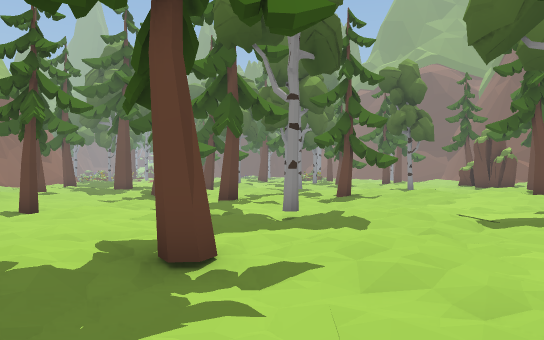
view 1 (above)

19 first-person views from a walk through a 3-D level made in the Unity game engine. The camera is 1.5 m above the floor, looks level and sees 70° across. The floor is counted in squares, 2 m on a side. Each view is taken from the middle of a square. On the plan, view 1 faces up. The plan holds only what a view shows up to about 12 squares ahead; the rest is blank. The place goes on beyond the plan. The player character is not drawn. Some animated figures are left out.

view 2
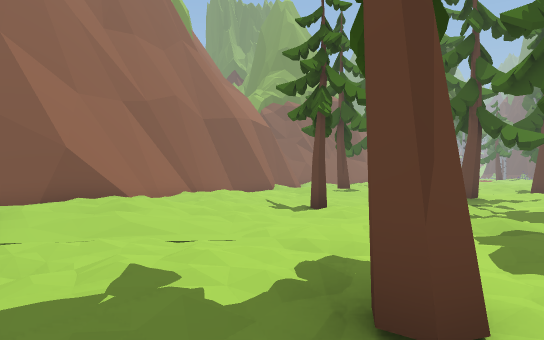

view 3
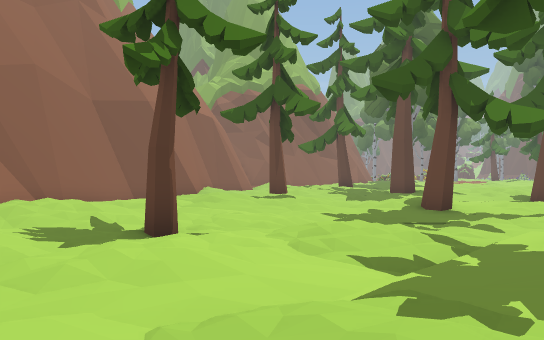

view 4
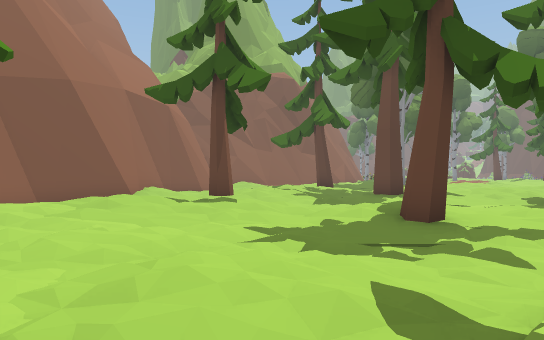

view 5
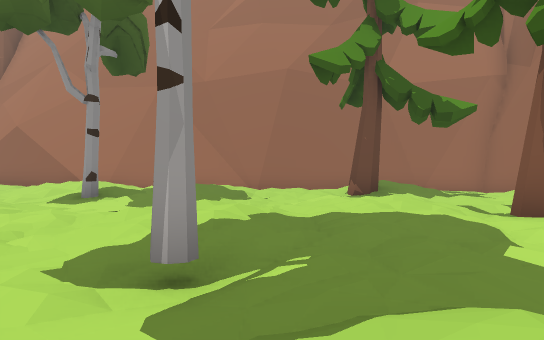

view 6
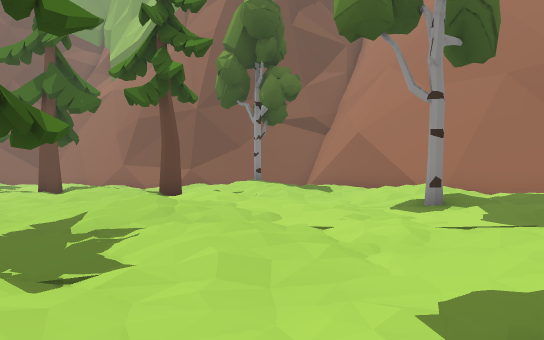

view 7
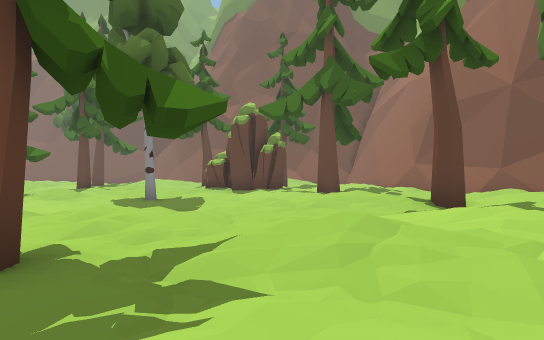

view 8
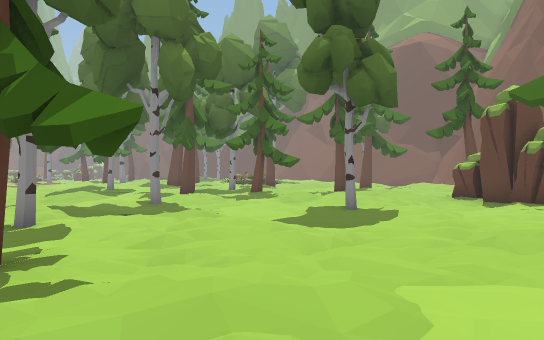

view 9
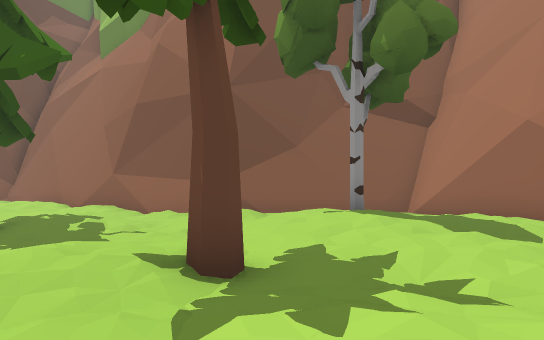

view 10
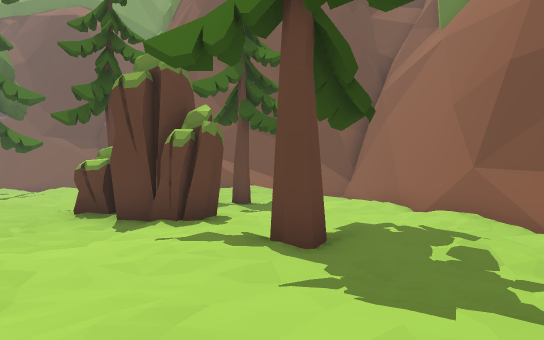

view 11
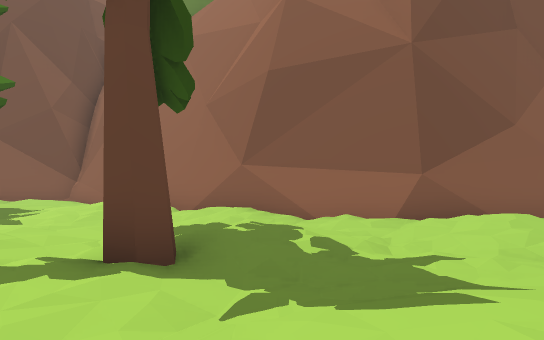

view 12
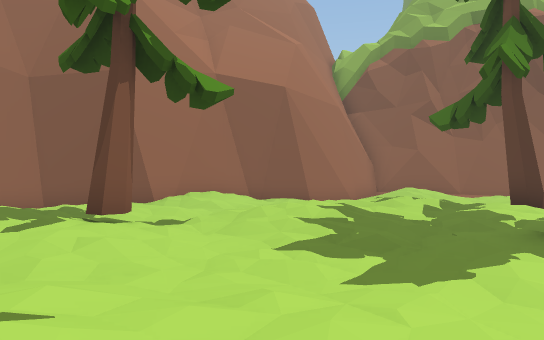

view 13
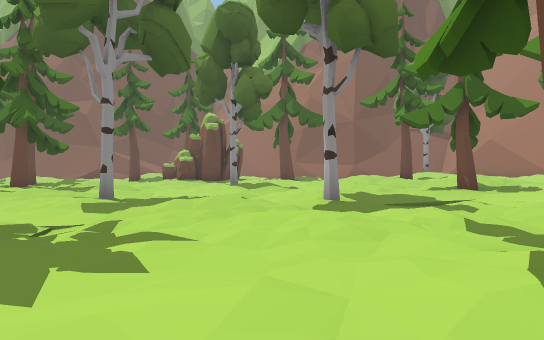

view 14
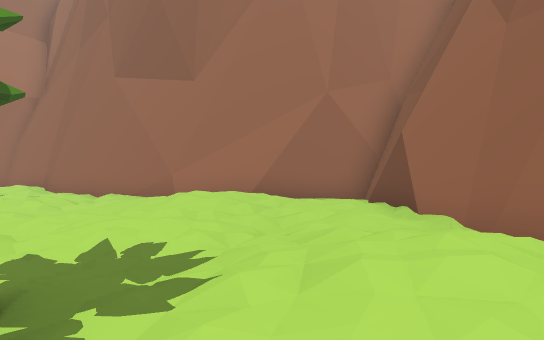

view 15
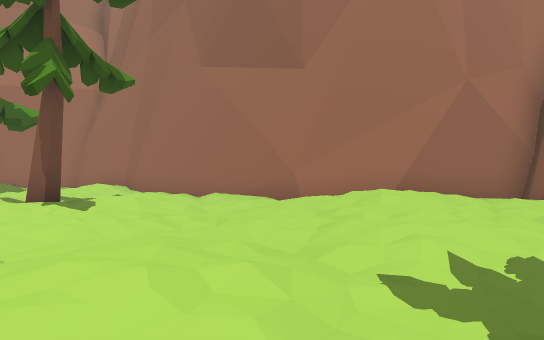

view 16
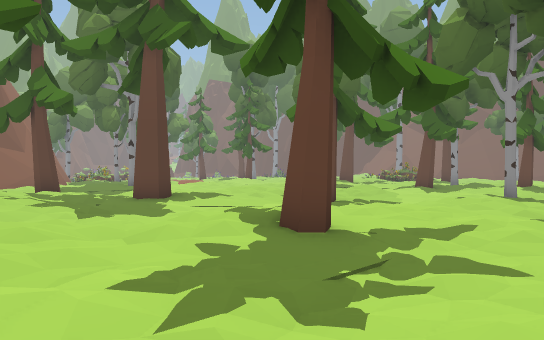

view 17
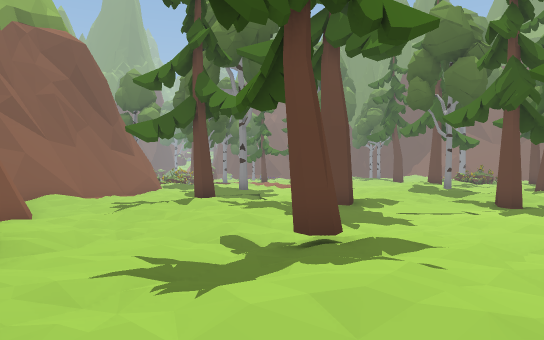

view 18
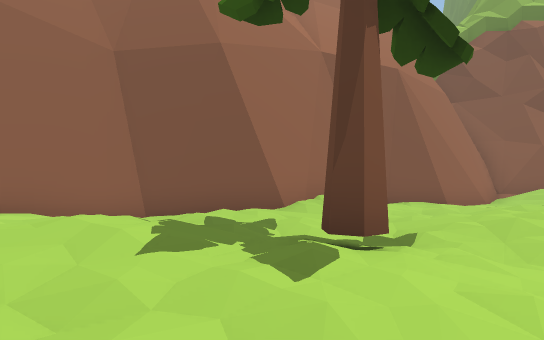

view 19
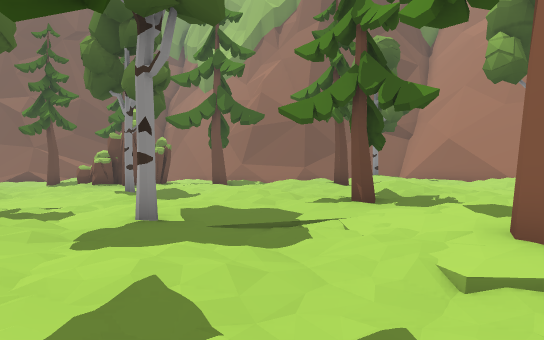

### Floor plan
Key: @ floor where view 1 was taken; # wall or solid block; . main floor; : floor 0.25 m higher than the main floor; - floor 0.25 m lower than the main floor; + floor 0.5 m higher than the main floor; _ floor 0.5 m lower than the main floor; * floor 0.75 m higher than the main floor; % floor 1 m higher than the main floor; / step, stairs or slope; T tree; O other object.
Columns run from 18 left of view 1 to 20 right of it. Each row starts with its distance up from view 1.
 23 ##.-- T.-. ... ..---..-..   -OO  :T ..#
 22 #/.-- ...TT.--T---..T----::..OO :.....#
 21 ##--..:..-T---T__------.-.:..OO -....##
 20  ##_-....---_-.--./_---.......O:..::/#
 19   ##-..::/__--.--:.--.--.T:...::..::##
 18   ##--.:.-_-...:.....:.---...:...-.##
 17    #.--/----.:...-.T:../-....:T:../#
 16    ##..-TT.-.TT..--...+:.:::..:::.##
 15     ##.--...-.-----..:+:.:++:....##
 14     ##..::..--_--...:::.::++:....##
 13      #-.:+.---/-.:::T::+::+T+::++#
 12      #-.::....:/.T+:::+*++++++++:#
 11      ##.::....:..:::::++**+++*** #
 10       #.::.-T..-.....::+++:*+*T  #
  9       #/++:...:...-..::::::++++::#
  8       ##::::..:.:.T.:::::::::++###
  7        #/:::::.:.:.:++::T:+*+/##
  6        ##+:++:.::.:::::+++**###
  5         #++*+:..:::+:::+*++##
  4         #:+++:.:+T:+:::+*+##
  3         ###/::.::..::::++##
  2           ####....:::T+:##
  1              ###:.::+%+##
  0                ###@:++##
 -1                  ##::##
 -2                   ####

Positions as (right, up) in squares from view 1, and headings:
1: (0, 0), facing up
2: (0, 2), facing up-left
3: (-1, 7), facing up-left
4: (-2, 10), facing up-left
5: (-2, 10), facing down-right
6: (-1, 10), facing right
7: (2, 10), facing up-right
8: (5, 10), facing up
9: (5, 12), facing right
10: (8, 14), facing up-right
11: (8, 16), facing right
12: (-4, 18), facing left
13: (-7, 18), facing right
14: (-8, 12), facing down
15: (-5, 11), facing down
16: (-5, 11), facing up
17: (-10, 11), facing up
18: (-6, 15), facing left
19: (-5, 15), facing right
